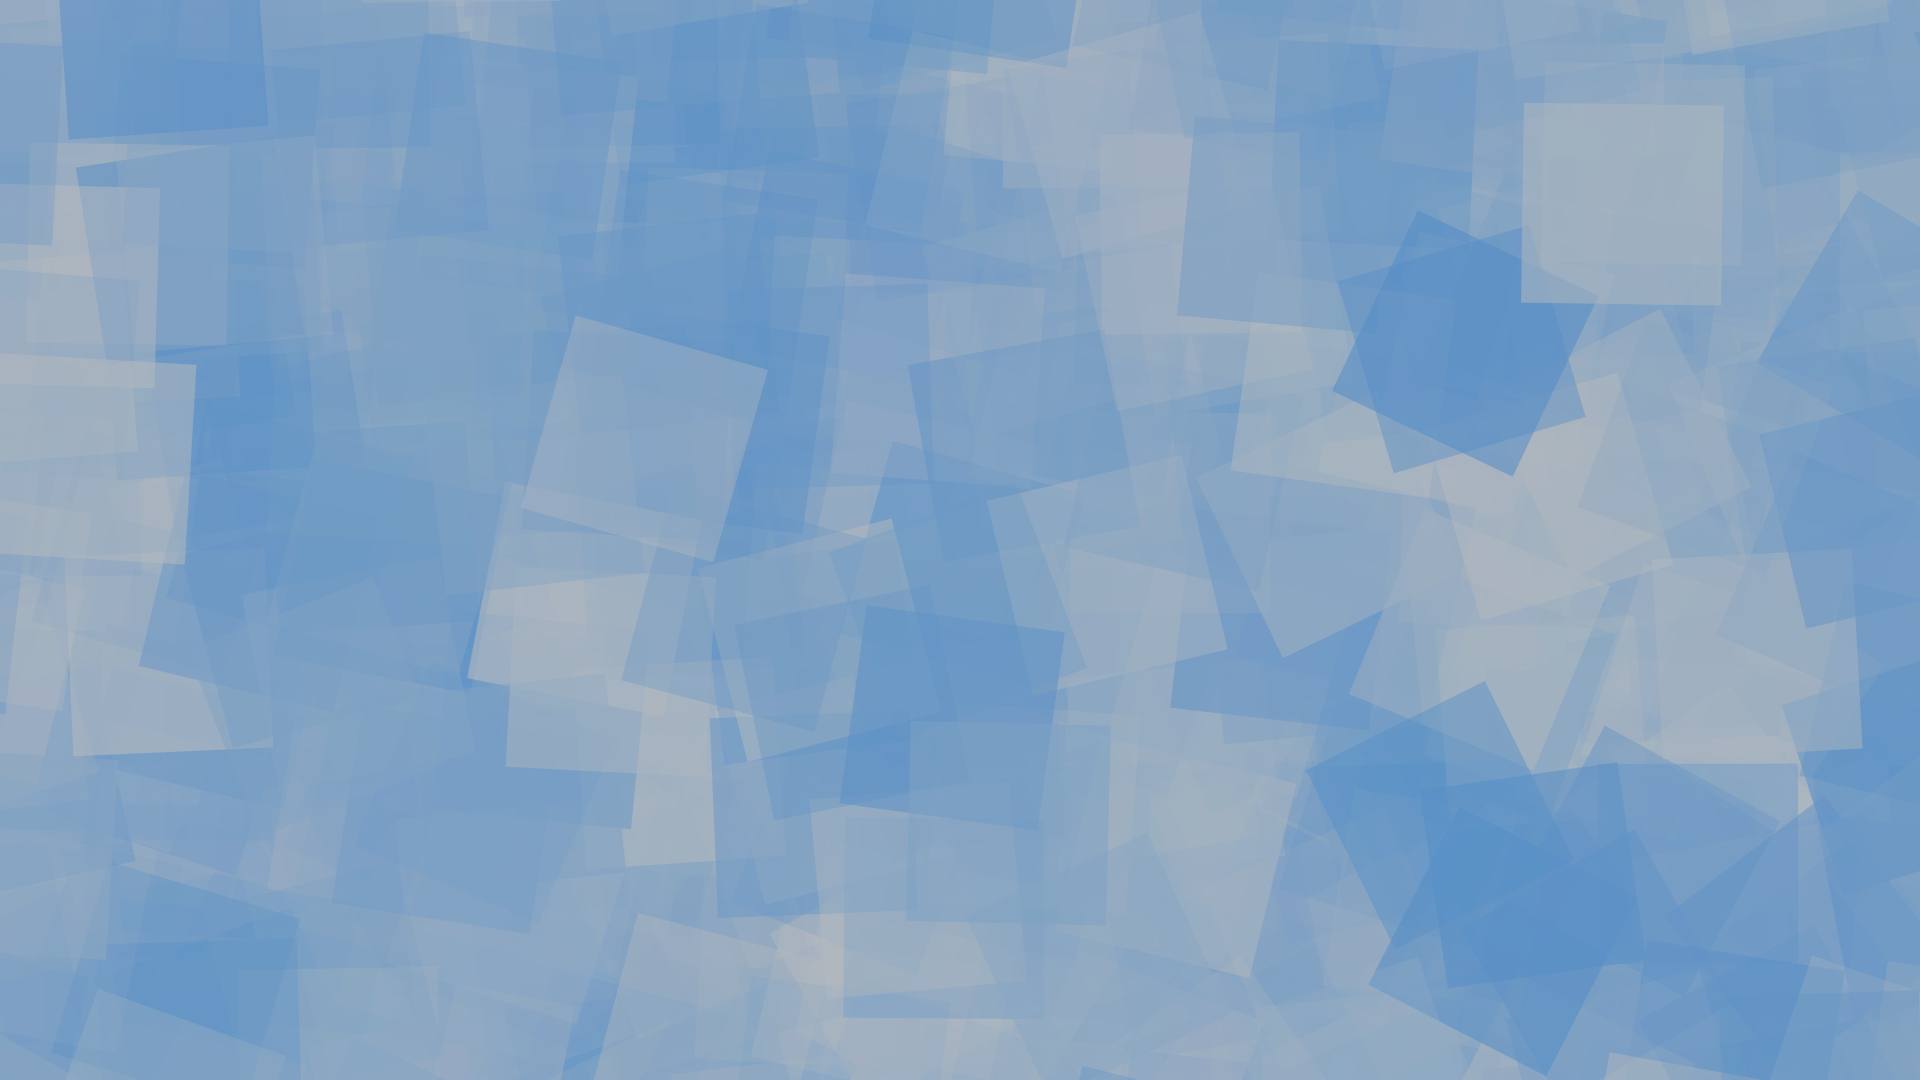

Python code for this plot:
import svgwrite
from random import random, seed
from math import sqrt

sqrt2 = sqrt(2)
seed(1234)

width, height = 1920, 1080
square_width = 200

drawing = svgwrite.Drawing(
    filename="rotating_squares.svg", debug=True, size=(width, height)
)

color1 = (80, 140, 200)
color2 = (190, 190, 190)

for i in range(2000):
    alpha_x, alpha_y = random(), random()
    x, y = (
        alpha_x * (width + square_width) - square_width,
        alpha_y * (height + square_width) - square_width,
    )
    alpha = random()
    r = color1[0] + alpha * (color2[0] - color1[0])
    g = color1[1] + alpha * (color2[1] - color1[1])
    b = color1[2] + alpha * (color2[2] - color1[2])
    angle = (random() - 0.5) * 90 * sqrt(alpha_x ** 2 + alpha_y ** 2) / sqrt2
    rect = drawing.rect(
        insert=(x, y),
        size=(square_width, square_width),
        fill=svgwrite.rgb(r, g, b),
        stroke="none",
        opacity=0.6 * random(),
        transform=f"rotate({angle}, {x}, {y})",
    )
    drawing.add(rect)

drawing.save()
